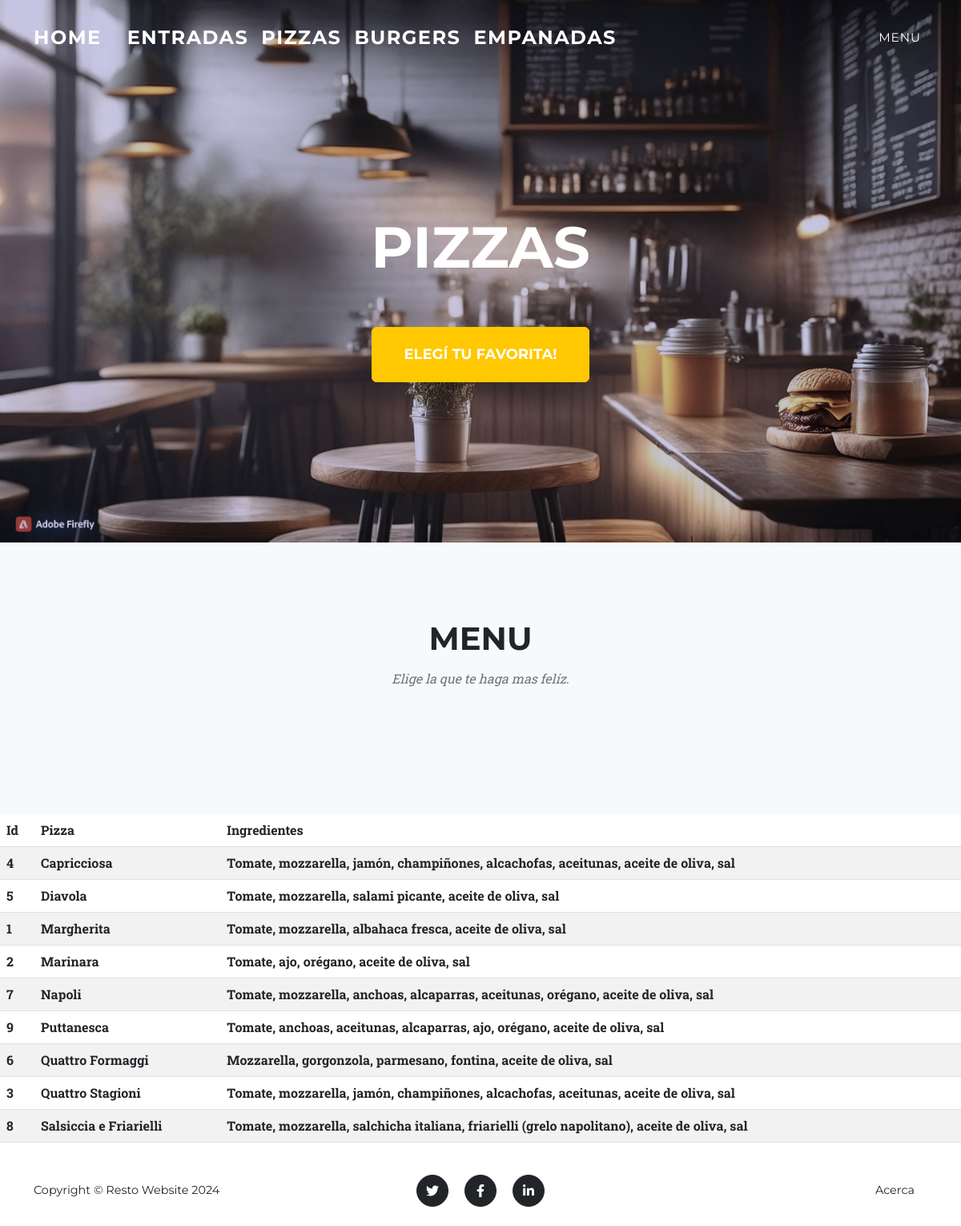
The app's page /Pizzas/, older data.
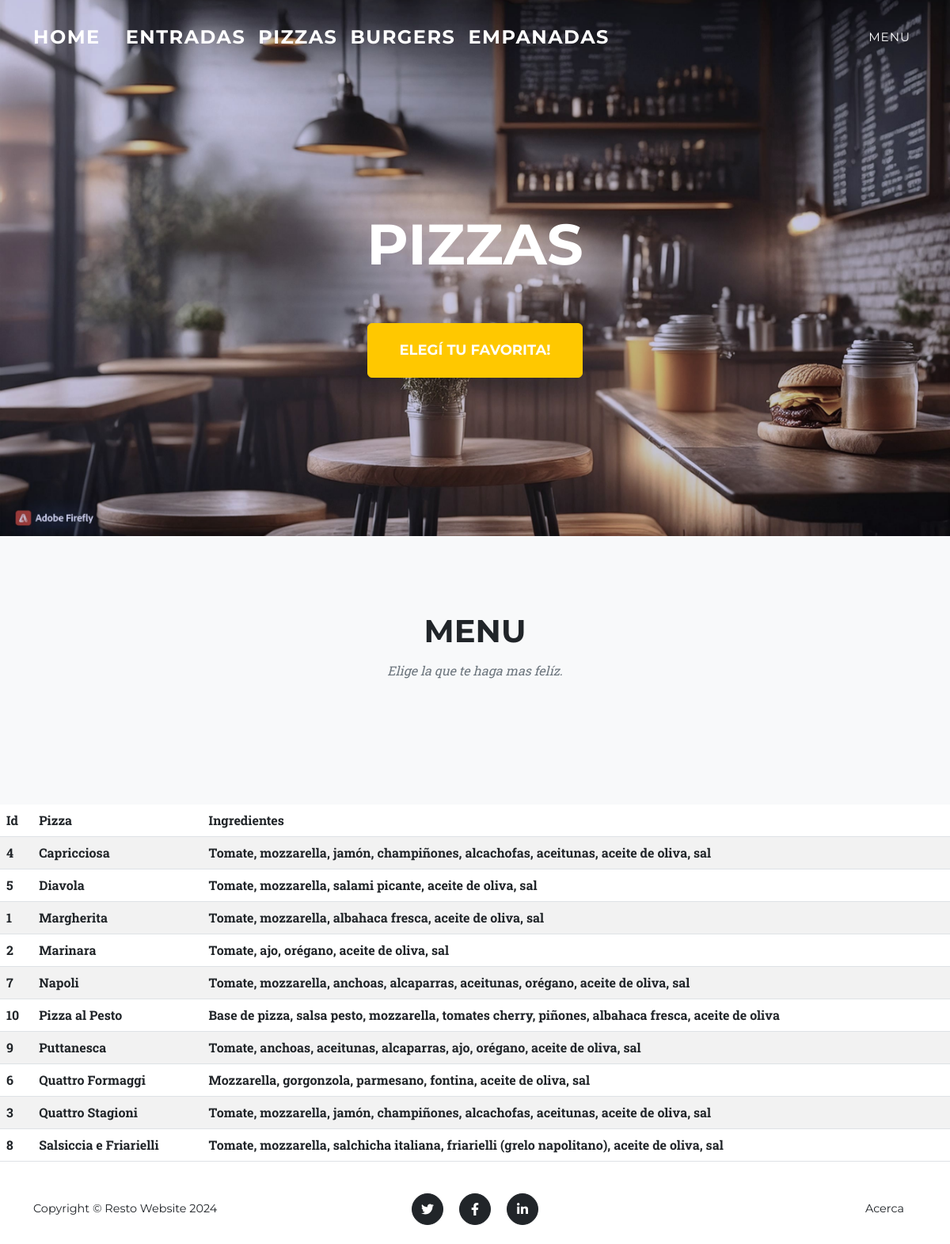
The same page, newer data.
### menu/models.py (models this page shows, shortened)
class Pizza(models.Model):
    nombre = models.CharField(max_length=50)
    ingredientes = models.CharField(max_length=100)
    class Meta:
        ordering = ["nombre"]
        verbose_name = "Pizzas"
        verbose_name_plural = "Pizzas"

### menu/views.py (the view)
# urls.py: path('Pizzas/', pizzas, name="Pizzas"),
def pizzas(request):
    contexto = {"Pizzas": Pizza.objects.all()}
    return render(request, "menu/Pizzas.html", contexto)

### menu/templates/menu/Pizzas.html (shortened to what this page needs)
{% extends 'menu/index.html' %}
{% block titulo %}
<div class="masthead-heading text-uppercase">Pizzas</div>
<a class="btn btn-primary btn-xl text-uppercase" href="#portfolio">Elegí tu favorita!</a>
{% endblock titulo %}
{% block contenido %}
<table class="table table-striped">
    <thead>
        <tr>
            <th>Id</th>
            <th>Pizza</th>
            <th>Ingredientes</th>
    </thead>
    <tbody>
    {% for p in Pizzas %}
        <tr>
            <th>{{p.id}}</th>
            <th>{{p.nombre}}</th>
            <th>{{p.ingredientes}}</th>
        </tr>
    {% endfor %}
    </tbody>
</table>
{% endblock contenido %}

Row changes from the older to the newer data that the page shows:
added Pizza: id "10", nombre "Pizza al Pesto", ingredientes "Base de pizza, salsa pesto, mozzarella, tomates cherry, piñones, albahaca fresca, aceite de oliva"
